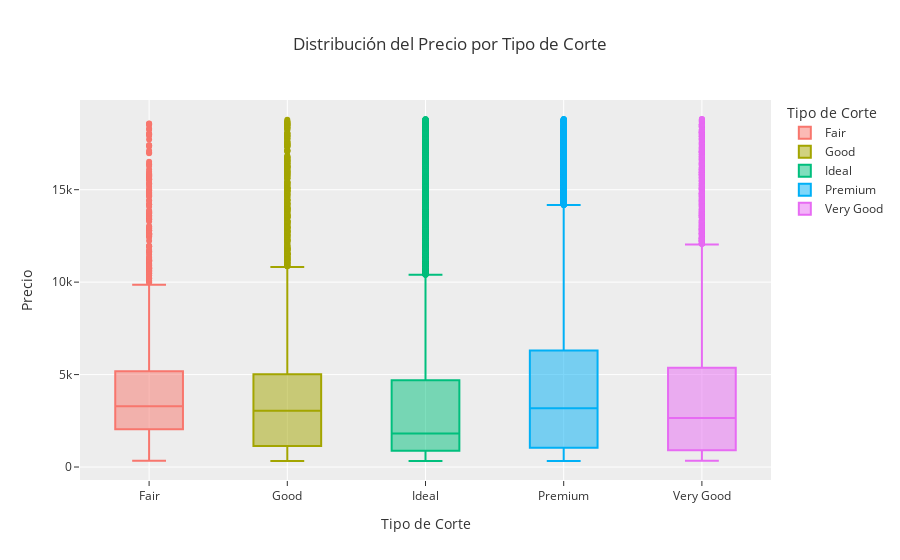

The notebook cell this image was saved under:
### Code cell
box_plot = px.box(
    df,
    x='cut',
    y='price',
    color='cut',
    title='Distribución del Precio por Tipo de Corte',
    labels={'cut': 'Tipo de Corte', 'price': 'Precio'},
    template='ggplot2'
)

box_plot.show()

### Figure 1 — Plotly figure (JSON) as saved in the notebook; plotly's stock layout.template omitted (floating-point values rounded to 4 significant figures; data arrays with more than 128 entries replaced by an {"elided": "..."} marker saying what was removed)
{"data": [{"alignmentgroup": "True", "hovertemplate": "Tipo de Corte=%{x}<br>Precio=%{y}<extra></extra>", "legendgroup": "Fair", "marker": {"color": "#F8766D"}, "name": "Fair", "notched": false, "offsetgroup": "Fair", "orientation": "v", "showlegend": true, "type": "box", "x": {"elided": "1598 str values"}, "x0": " ", "xaxis": "x", "y": {"elided": "1598 int values"}, "y0": " ", "yaxis": "y"}, {"alignmentgroup": "True", "hovertemplate": "Tipo de Corte=%{x}<br>Precio=%{y}<extra></extra>", "legendgroup": "Good", "marker": {"color": "#A3A500"}, "name": "Good", "notched": false, "offsetgroup": "Good", "orientation": "v", "showlegend": true, "type": "box", "x": {"elided": "4891 str values"}, "x0": " ", "xaxis": "x", "y": {"elided": "4891 int values"}, "y0": " ", "yaxis": "y"}, {"alignmentgroup": "True", "hovertemplate": "Tipo de Corte=%{x}<br>Precio=%{y}<extra></extra>", "legendgroup": "Ideal", "marker": {"color": "#00BF7D"}, "name": "Ideal", "notched": false, "offsetgroup": "Ideal", "orientation": "v", "showlegend": true, "type": "box", "x": {"elided": "21490 str values"}, "x0": " ", "xaxis": "x", "y": {"elided": "21490 int values"}, "y0": " ", "yaxis": "y"}, {"alignmentgroup": "True", "hovertemplate": "Tipo de Corte=%{x}<br>Precio=%{y}<extra></extra>", "legendgroup": "Premium", "marker": {"color": "#00B0F6"}, "name": "Premium", "notched": false, "offsetgroup": "Premium", "orientation": "v", "showlegend": true, "type": "box", "x": {"elided": "13748 str values"}, "x0": " ", "xaxis": "x", "y": {"elided": "13748 int values"}, "y0": " ", "yaxis": "y"}, {"alignmentgroup": "True", "hovertemplate": "Tipo de Corte=%{x}<br>Precio=%{y}<extra></extra>", "legendgroup": "Very Good", "marker": {"color": "#E76BF3"}, "name": "Very Good", "notched": false, "offsetgroup": "Very Good", "orientation": "v", "showlegend": true, "type": "box", "x": {"elided": "12067 str values"}, "x0": " ", "xaxis": "x", "y": {"elided": "12067 int values"}, "y0": " ", "yaxis": "y"}], "layout": {"boxmode": "overlay", "legend": {"title": {"text": "Tipo de Corte"}, "tracegroupgap": 0}, "title": {"text": "Distribución del Precio por Tipo de Corte"}, "xaxis": {"anchor": "y", "categoryarray": ["Fair", "Good", "Ideal", "Premium", "Very Good"], "categoryorder": "array", "domain": [0, 1], "title": {"text": "Tipo de Corte"}}, "yaxis": {"anchor": "x", "domain": [0, 1], "title": {"text": "Precio"}}}}
